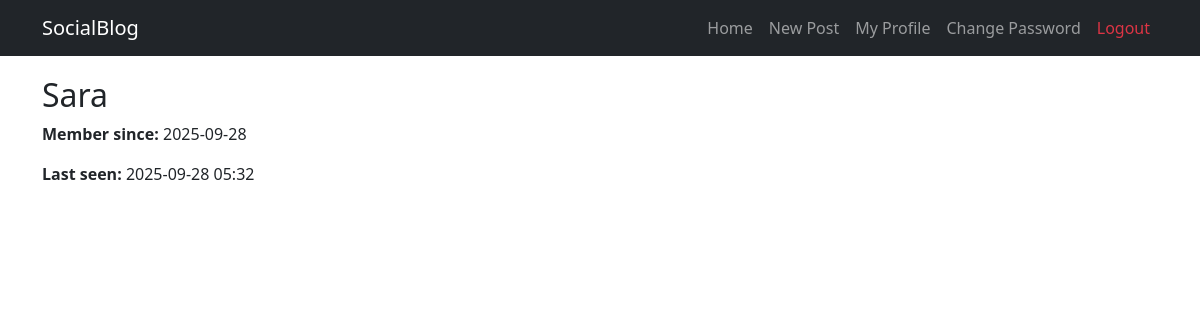
Before: /user/Sara (signed in) with the older database file.
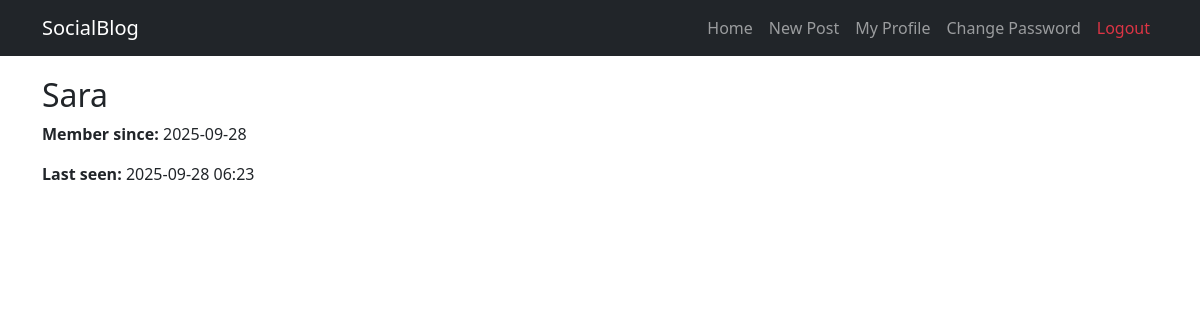
After: the same page with the newer database file.
### app/models.py (models this page shows, shortened)
class User(UserMixin, db.Model):
    __tablename__ = "users"
    id = db.Column(db.Integer, primary_key=True)
    username = db.Column(db.String(64), unique=True, index=True)
    email = db.Column(db.String(120), unique=True, index=True)
    password_hash = db.Column(db.String(128))
    confirmed = db.Column(db.Boolean, default=False)
    role_id = db.Column(db.Integer, db.ForeignKey('roles.id'))
    name = db.Column(db.String(64))
    location = db.Column(db.String(64))
    bio = db.Column(db.Text())
    member_since = db.Column(db.DateTime(), default=db.func.now())
    last_seen = db.Column(db.DateTime(), default=db.func.now())
    posts = db.relationship('Post', backref='author', lazy='dynamic')
    @property
    def password(self):
        raise AttributeError("password is not readable")
    def ping(self):
        self.last_seen = datetime.utcnow()
        db.session.add(self)
        db.session.commit()

### app/main/views.py (the view)
@main.route('/user/<username>')
def user(username):
    user = User.query.filter_by(username=username).first_or_404()
    return render_template('user.html', user=user)

### app/auth/views.py (called while the page is built)
@auth.before_app_request
def before_request():
    if current_user.is_authenticated:
        current_user.ping()
        if not current_user.confirmed \
                and request.blueprint != 'auth' \
                and request.endpoint != 'static':
            return redirect(url_for('auth.unconfirmed'))

### app/models.py (called while the page is built)
@login_manager.user_loader
def load_user(user_id):
    return User.query.get(int(user_id))

### app/templates/user.html (shortened to what this page needs)
{% extends "base.html" %}
{% block content %}
  <h2>{{ user.username }}</h2>
  <p><strong>Member since:</strong> {{ user.member_since.strftime('%Y-%m-%d') }}</p>
  <p><strong>Last seen:</strong> {{ user.last_seen.strftime('%Y-%m-%d %H:%M') }}</p>
{% endblock %}

Changed rows visible on the page:
changed User "Sara": last_seen "2025-09-28 05:32" → "2025-09-28 06:23"
